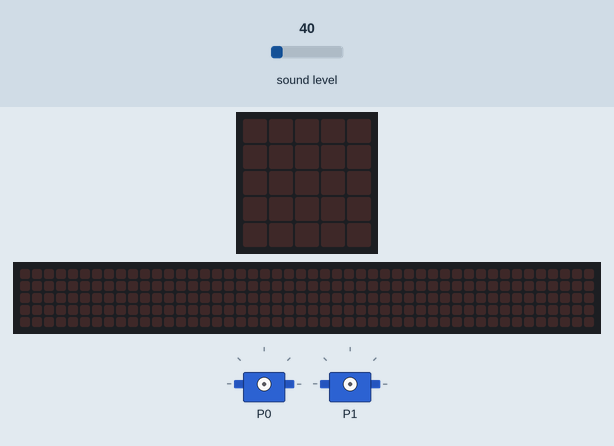
A program run on a simulated BBC micro:bit (MakeCode). On the bench: the board's 5×5 LED display, a strip that is not on the board, showing the scrolling text unrolled, 2 × servo. The test bench sets the inputs (shaded band); at power-on: sound level 40. The 48×5 strip is a reading aid, not a part: it shows the text the display is scrolling, unrolled, one strip-width of it at a time.

Above: at 1.2 s.
1.3 s: sound level set to 78
2.8 s: sound level set to 85
At 5.35 s:
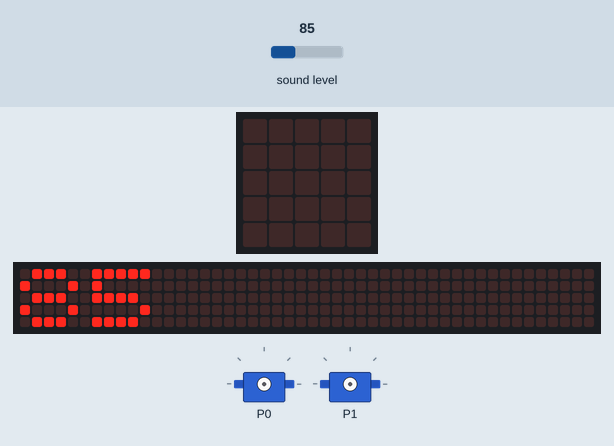
5.8 s: sound level set to 5
At 7.6 s:
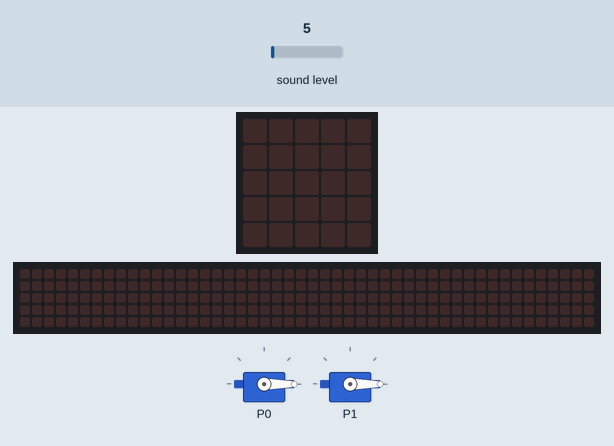
8.0 s: sound level set to 83
At 10.49 s:
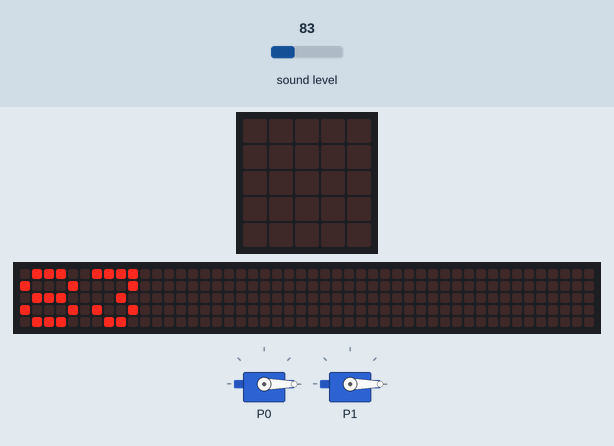
11.0 s: sound level set to 64
Timing chart, 0 to 14.0 s (numbered marks = the images above; inputs shaded):
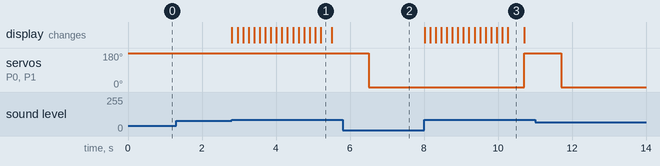

The program:

main.ts
```typescript
basic.forever(function () {
    if (input.soundLevel() > 80) {
        basic.showString("" + (input.soundLevel()))
        pins.servoWritePin(AnalogPin.P0, 180)
        pins.servoWritePin(AnalogPin.P1, 180)
        basic.pause(1000)
        pins.servoWritePin(AnalogPin.P0, 0)
        pins.servoWritePin(AnalogPin.P1, 0)
        basic.pause(1000)
    }
})
```

test.ts
```typescript
// テストはここに来ます。このパッケージが拡張機能として使用されるときにはコンパイルされません。
```

Measured:
- the behaviour switches between 80 and 81 on sound level (found by bisection; images 0 and 1)
- after the input at 1.3 s, every drawn part: stays the same
- after the input at 2.8 s, the display: changes at once (image 1)
- after the input at 8.0 s, servo on P0, servo on P1: 0° → 180° after 2.7 s; the display: changes at once (image 3)
- what the display in image 3 shows lasts 0.4 s, from 10.3 s to 10.7 s
